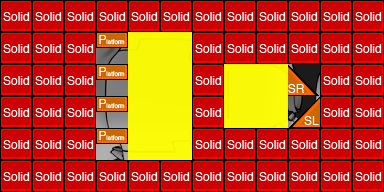

This game map was drawn from its Tiled (.tmx) file and the tilesets committed beside it. A one-line description and the trimmed map source follow:
An orthogonal 12x6 tile map with 32x32 px tiles, 3 tile layers (exterior, interior, collision), 3 tilesets.

<map version="1.0" orientation="orthogonal" width="12" height="6" tilewidth="32" tileheight="32">
 <tileset firstgid="1" name="colTile" tilewidth="32" tileheight="32">
  <image source="../img/render/metatiles32x32.png" width="160" height="32" />
  <tile id="0">
   <properties>
    <property name="type" value="solid" />
   </properties>
  </tile>
  <tile id="1">
   <properties>
    <property name="type" value="platform" />
   </properties>
  </tile>
  <tile id="2">
   <properties>
    <property name="type" value="lslope" />
   </properties>
  </tile>
  <tile id="3">
   <properties>
    <property name="type" value="rslope" />
   </properties>
  </tile>
 </tileset>
 <tileset firstgid="6" name="outline" tilewidth="32" tileheight="32">
  <image source="../img/render/outline.png" width="192" height="256" />
 </tileset>
 <tileset firstgid="54" name="ship" tilewidth="384" tileheight="192">
  <image source="../img/render/ships/humanoid/humanoid_drone_img.png" width="384" height="192" />
 </tileset>
 <layer name="exterior" width="12" height="6">
  <data>[72 cells, 1 non-empty, 1 distinct tile ids]</data>
 </layer>
 <layer name="interior" width="12" height="6" opacity="0.95">
  <data>[72 cells, 12 non-empty, 1 distinct tile ids]</data>
 </layer>
 <layer name="collision" width="12" height="6">
  <data>[72 cells, 60 non-empty, 4 distinct tile ids]</data>
 </layer>
</map>
